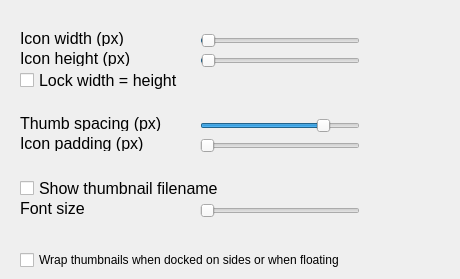
   <widget class="QWidget" name="pageThumbsDock">
    <widget class="QLabel" name="iconWidthLbl">
     <property name="geometry">
      <rect>
       <x>380</x>
       <y>30</y>
       <width>30</width>
       <height>16</height>
      </rect>
     </property>
     <property name="font">
      <font>
       <pointsize>12</pointsize>
      </font>
     </property>
     <property name="frameShape">
      <enum>QFrame::NoFrame</enum>
     </property>
     <property name="text">
      <string/>
     </property>
     <property name="alignment">
      <set>Qt::AlignRight|Qt::AlignTrailing|Qt::AlignVCenter</set>
     </property>
    </widget>
    <widget class="QSlider" name="fontSizeSlider">
     <property name="geometry">
      <rect>
       <x>200</x>
       <y>200</y>
       <width>160</width>
       <height>22</height>
      </rect>
     </property>
     <property name="font">
      <font>
       <pointsize>12</pointsize>
      </font>
     </property>
     <property name="minimum">
      <number>6</number>
     </property>
     <property name="maximum">
      <number>20</number>
     </property>
     <property name="singleStep">
      <number>1</number>
     </property>
     <property name="pageStep">
      <number>5</number>
     </property>
     <property name="value">
      <number>6</number>
     </property>
     <property name="sliderPosition">
      <number>6</number>
     </property>
     <property name="orientation">
      <enum>Qt::Horizontal</enum>
     </property>
     <property name="invertedAppearance">
      <bool>false</bool>
     </property>
     <property name="tickPosition">
      <enum>QSlider::NoTicks</enum>
     </property>
     <property name="tickInterval">
      <number>5</number>
     </property>
    </widget>
    <widget class="QLabel" name="iconPaddingLbl">
     <property name="geometry">
      <rect>
       <x>380</x>
       <y>135</y>
       <width>30</width>
       <height>16</height>
      </rect>
     </property>
     <property name="font">
      <font>
       <pointsize>12</pointsize>
      </font>
     </property>
     <property name="frameShape">
      <enum>QFrame::NoFrame</enum>
     </property>
     <property name="text">
      <string/>
     </property>
     <property name="alignment">
      <set>Qt::AlignRight|Qt::AlignTrailing|Qt::AlignVCenter</set>
     </property>
    </widget>
    <widget class="QLabel" name="thumbSpacingLbl">
     <property name="geometry">
      <rect>
       <x>380</x>
       <y>115</y>
       <width>30</width>
       <height>16</height>
      </rect>
     </property>
     <property name="font">
      <font>
       <pointsize>12</pointsize>
      </font>
     </property>
     <property name="frameShape">
      <enum>QFrame::NoFrame</enum>
     </property>
     <property name="text">
      <string/>
     </property>
     <property name="alignment">
      <set>Qt::AlignRight|Qt::AlignTrailing|Qt::AlignVCenter</set>
     </property>
    </widget>
    <widget class="QLabel" name="label_4">
     <property name="geometry">
      <rect>
       <x>20</x>
       <y>115</y>
       <width>151</width>
       <height>16</height>
      </rect>
     </property>
     <property name="font">
      <font>
       <pointsize>12</pointsize>
      </font>
     </property>
     <property name="text">
      <string>Thumb spacing (px)</string>
     </property>
    </widget>
    <widget class="QLabel" name="label_5">
     <property name="geometry">
      <rect>
       <x>20</x>
       <y>135</y>
       <width>141</width>
       <height>16</height>
      </rect>
     </property>
     <property name="font">
      <font>
       <pointsize>12</pointsize>
      </font>
     </property>
     <property name="text">
      <string>Icon padding (px)</string>
     </property>
    </widget>
    <widget class="QSlider" name="iconWidthSlider">
     <property name="geometry">
      <rect>
       <x>200</x>
       <y>30</y>
       <width>160</width>
       <height>22</height>
      </rect>
     </property>
     <property name="font">
      <font>
       <pointsize>12</pointsize>
      </font>
     </property>
     <property name="minimum">
      <number>40</number>
     </property>
     <property name="maximum">
      <number>160</number>
     </property>
     <property name="singleStep">
      <number>1</number>
     </property>
     <property name="pageStep">
      <number>5</number>
     </property>
     <property name="value">
      <number>41</number>
     </property>
     <property name="sliderPosition">
      <number>41</number>
     </property>
     <property name="orientation">
      <enum>Qt::Horizontal</enum>
     </property>
     <property name="invertedAppearance">
      <bool>false</bool>
     </property>
     <property name="tickPosition">
      <enum>QSlider::NoTicks</enum>
     </property>
     <property name="tickInterval">
      <number>5</number>
     </property>
    </widget>
    <widget class="QCheckBox" name="showThumbLabelChk">
     <property name="geometry">
      <rect>
       <x>20</x>
       <y>180</y>
       <width>221</width>
       <height>17</height>
      </rect>
     </property>
     <property name="font">
      <font>
       <pointsize>12</pointsize>
      </font>
     </property>
     <property name="text">
      <string>Show thumbnail filename</string>
     </property>
    </widget>
    <widget class="QLabel" name="fontSizeLbl">
     <property name="geometry">
      <rect>
       <x>380</x>
       <y>196</y>
       <width>30</width>
       <height>16</height>
      </rect>
     </property>
     <property name="font">
      <font>
       <pointsize>12</pointsize>
      </font>
     </property>
     <property name="frameShape">
      <enum>QFrame::NoFrame</enum>
     </property>
     <property name="text">
      <string/>
     </property>
     <property name="alignment">
      <set>Qt::AlignRight|Qt::AlignTrailing|Qt::AlignVCenter</set>
     </property>
    </widget>
    <widget class="QSlider" name="iconPaddingSlider">
     <property name="geometry">
      <rect>
       <x>200</x>
       <y>135</y>
       <width>160</width>
       <height>22</height>
      </rect>
     </property>
     <property name="font">
      <font>
       <pointsize>12</pointsize>
      </font>
     </property>
     <property name="minimum">
      <number>0</number>
     </property>
     <property name="maximum">
      <number>10</number>
     </property>
     <property name="singleStep">
      <number>1</number>
     </property>
     <property name="pageStep">
      <number>5</number>
     </property>
     <property name="value">
      <number>0</number>
     </property>
     <property name="sliderPosition">
      <number>0</number>
     </property>
     <property name="orientation">
      <enum>Qt::Horizontal</enum>
     </property>
     <property name="invertedAppearance">
      <bool>false</bool>
     </property>
     <property name="tickPosition">
      <enum>QSlider::NoTicks</enum>
     </property>
     <property name="tickInterval">
      <number>5</number>
     </property>
    </widget>
    <widget class="QSlider" name="thumbSpacingSlider">
     <property name="geometry">
      <rect>
       <x>200</x>
       <y>115</y>
       <width>160</width>
       <height>22</height>
      </rect>
     </property>
     <property name="font">
      <font>
       <pointsize>12</pointsize>
      </font>
     </property>
     <property name="minimum">
      <number>0</number>
     </property>
     <property name="maximum">
      <number>30</number>
     </property>
     <property name="singleStep">
      <number>1</number>
     </property>
     <property name="pageStep">
      <number>5</number>
     </property>
     <property name="value">
      <number>24</number>
     </property>
     <property name="sliderPosition">
      <number>24</number>
     </property>
     <property name="orientation">
      <enum>Qt::Horizontal</enum>
     </property>
     <property name="invertedAppearance">
      <bool>false</bool>
     </property>
     <property name="tickPosition">
      <enum>QSlider::NoTicks</enum>
     </property>
     <property name="tickInterval">
      <number>5</number>
     </property>
    </widget>
    <widget class="QLabel" name="label_2">
     <property name="geometry">
      <rect>
       <x>20</x>
       <y>30</y>
       <width>121</width>
       <height>16</height>
      </rect>
     </property>
     <property name="font">
      <font>
       <pointsize>12</pointsize>
      </font>
     </property>
     <property name="text">
      <string>Icon width (px)</string>
     </property>
    </widget>
    <widget class="QSlider" name="iconHeightSlider">
     <property name="geometry">
      <rect>
       <x>200</x>
       <y>50</y>
       <width>160</width>
       <height>22</height>
      </rect>
     </property>
     <property name="font">
      <font>
       <pointsize>12</pointsize>
      </font>
     </property>
     <property name="minimum">
      <number>40</number>
     </property>
     <property name="maximum">
      <number>160</number>
     </property>
     <property name="singleStep">
      <number>1</number>
     </property>
     <property name="pageStep">
      <number>5</number>
     </property>
     <property name="value">
      <number>41</number>
     </property>
     <property name="sliderPosition">
      <number>41</number>
     </property>
     <property name="orientation">
      <enum>Qt::Horizontal</enum>
     </property>
     <property name="invertedAppearance">
      <bool>false</bool>
     </property>
     <property name="tickPosition">
      <enum>QSlider::NoTicks</enum>
     </property>
     <property name="tickInterval">
      <number>5</number>
     </property>
    </widget>
    <widget class="QCheckBox" name="lockDimChk">
     <property name="geometry">
      <rect>
       <x>20</x>
       <y>70</y>
       <width>181</width>
       <height>20</height>
      </rect>
     </property>
     <property name="font">
      <font>
       <pointsize>12</pointsize>
      </font>
     </property>
     <property name="text">
      <string>Lock width = height</string>
     </property>
    </widget>
    <widget class="QLabel" name="label_3">
     <property name="geometry">
      <rect>
       <x>20</x>
       <y>50</y>
       <width>131</width>
       <height>16</height>
      </rect>
     </property>
     <property name="font">
      <font>
       <pointsize>12</pointsize>
      </font>
     </property>
     <property name="text">
      <string>Icon height (px)</string>
     </property>
    </widget>
    <widget class="QLabel" name="iconHeightLbl">
     <property name="geometry">
      <rect>
       <x>380</x>
       <y>50</y>
       <width>30</width>
       <height>16</height>
      </rect>
     </property>
     <property name="font">
      <font>
       <pointsize>12</pointsize>
      </font>
     </property>
     <property name="frameShape">
      <enum>QFrame::NoFrame</enum>
     </property>
     <property name="text">
      <string/>
     </property>
     <property name="alignment">
      <set>Qt::AlignRight|Qt::AlignTrailing|Qt::AlignVCenter</set>
     </property>
    </widget>
    <widget class="QLabel" name="label_7">
     <property name="geometry">
      <rect>
       <x>20</x>
       <y>200</y>
       <width>121</width>
       <height>16</height>
      </rect>
     </property>
     <property name="font">
      <font>
       <pointsize>12</pointsize>
      </font>
     </property>
     <property name="text">
      <string>Font size</string>
     </property>
    </widget>
    <widget class="QCheckBox" name="wrapChk">
     <property name="geometry">
      <rect>
       <x>20</x>
       <y>250</y>
       <width>431</width>
       <height>20</height>
      </rect>
     </property>
     <property name="text">
      <string>Wrap thumbnails when docked on sides or when floating</string>
     </property>
    </widget>
   </widget>
